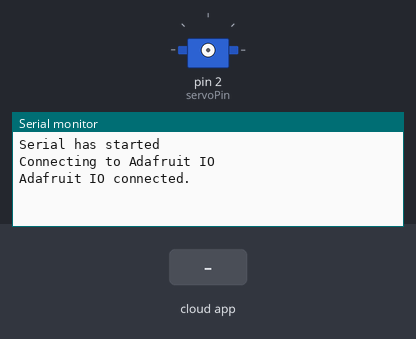
Bench run of a sketch on a simulated Arduino Uno, built for the host (arithmetic inside an expression is 32-bit, double 64-bit). Shown: servo, the last lines printed to the serial monitor. The inputs (shaded band) are chosen by the test bench.

Above: at 2.7 s.
2.8 s: the phone or cloud app sets BedRoom.servo.button to 1
At 3.5 s:
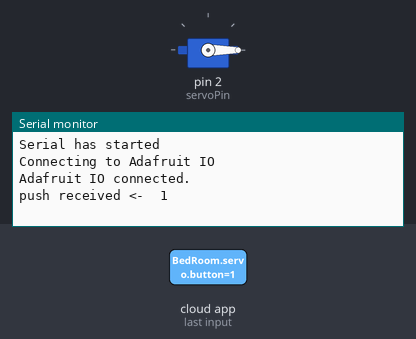
4.3 s: the phone or cloud app sets BedRoom.servo.button to 0
At 5.0 s:
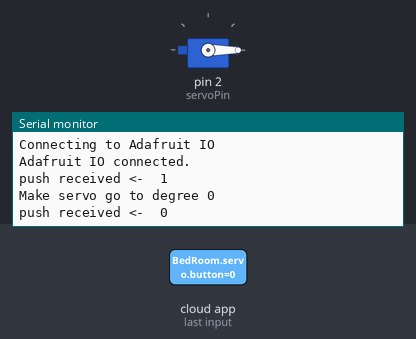

The sketch:

My_servo.ino
```cpp
// Include the Servo library
#include <Servo.h>
#include "config.h"

// Declare the Servo pin
int servoPin = 2; // D4

// Create a servo object
Servo Servo1;
int servoRotationDegree = 180;

// adafruit
AdafruitIO_Feed *servoButtonFeed = io.feed("BedRoom.servo.button");
AdafruitIO_Feed *servoDegreeFeed = io.feed("BedRoom.servo.rotationDegree");

void setup() {

  //Initialize serial and wait for port to open:
  Serial.begin(115200);
  while (!Serial);
  Serial.println("Serial has started");

  // We need to attach the servo to the used pin number
//  Servo1.attach(servoPin);  WE WILL ATTACH IT LATER

  // wait for a connection

  Serial.print("Connecting to Adafruit IO");
  io.connect();
  while (io.status() < AIO_CONNECTED) {
    Serial.print(".");
    delay(500);
  }
  Serial.println();
  Serial.println(io.statusText());

  // set up a message handler for the 'sharedFeed' feed.
  // the handleMessage function (defined below)
  // will be called whenever a message is
  // received from adafruit io.
  servoButtonFeed->onMessage(handleMessage);
  servoButtonFeed->get();

  servoDegreeFeed->onMessage(handleDegree);
  servoDegreeFeed->get();
}

void loop() {
  // io.run(); is required for all sketches.
  // it should always be present at the top of your loop
  // function. it keeps the client connected to
  // io.adafruit.com, and processes any incoming data.
  io.run();

  delay(2); // to avoid throtling on adafruit

}

void testServo() {
  // Make servo go to 0 degrees
  Servo1.write(0);
  delay(1000);
  Serial.println("Make servo go to 0 degrees");

  // Make servo go to 90 degrees
  Servo1.write(90);
  delay(1000);
  Serial.println("Make servo go to 90 degrees");

  // Make servo go to 180 degrees
  Servo1.write(180);
  delay(1000);
  Serial.println(" Make servo go to 180 degrees");
}

void rotateServo(int degree) {
  Servo1.attach(servoPin);
  Servo1.write(degree);
  delay(1000);
  Serial.print("Make servo go to degree ");
  Serial.println(degree);
  Servo1.detach();
}

// this function is called whenever an 'sharedFeed' feed message
// is received from Adafruit IO. it was attached to
// the 'digital' feed in the setup() function above.
void handleMessage(AdafruitIO_Data *data) {

  Serial.print("push received <-  ");
  int push = data->toInt();
  Serial.println(push);

  if (push == 1) {
    rotateServo(180 - servoRotationDegree);
//    rotateServo(0);
  }
}

void handleDegree(AdafruitIO_Data *data) {

  Serial.print("degree received <-  ");
  servoRotationDegree = data->toInt();
  Serial.println(servoRotationDegree);
}
```

config.h
```cpp
/************************ Adafruit IO Config *******************************/

// visit io.adafruit.com if you need to create an account,
// or if you need your Adafruit IO key.
#define IO_USERNAME "sw1ch"
#define IO_KEY "aio_fXTa76duljL1eyxVxHziPqdZS5dX"

/******************************* WIFI **************************************/

// the AdafruitIO_WiFi client will work with the following boards:
//   - HUZZAH ESP8266 Breakout -> https://www.adafruit.com/products/2471
//   - Feather HUZZAH ESP8266 -> https://www.adafruit.com/products/2821
//   - Feather HUZZAH ESP32 -> https://www.adafruit.com/product/3405
//   - Feather M0 WiFi -> https://www.adafruit.com/products/3010
//   - Feather WICED -> https://www.adafruit.com/products/3056
//   - Adafruit PyPortal -> https://www.adafruit.com/product/4116
//   - Adafruit Metro M4 Express AirLift Lite ->
//   https://www.adafruit.com/product/4000
//   - Adafruit AirLift Breakout -> https://www.adafruit.com/product/4201
//   - Adafruit AirLift Shield -> https://www.adafruit.com/product/4285
//   - Adafruit AirLift FeatherWing -> https://www.adafruit.com/product/4264

#define WIFI_SSID "ALHN-1200"
#define WIFI_PASS "8812742343"

// uncomment the following line if you are using airlift
// #define USE_AIRLIFT

// uncomment the following line if you are using winc1500
// #define USE_WINC1500

// comment out the following lines if you are using fona or ethernet
#include "AdafruitIO_WiFi.h"

#if defined(USE_AIRLIFT) || defined(ADAFRUIT_METRO_M4_AIRLIFT_LITE) ||         \
    defined(ADAFRUIT_PYPORTAL)
// Configure the pins used for the ESP32 connection
#if !defined(SPIWIFI_SS) // if the wifi definition isnt in the board variant
// Don't change the names of these #define's! they match the variant ones
#define SPIWIFI SPI
#define SPIWIFI_SS 10 // Chip select pin
#define NINA_ACK 9    // a.k.a BUSY or READY pin
#define NINA_RESETN 6 // Reset pin
#define NINA_GPIO0 -1 // Not connected
#endif
AdafruitIO_WiFi io(IO_USERNAME, IO_KEY, WIFI_SSID, WIFI_PASS, SPIWIFI_SS,
                   NINA_ACK, NINA_RESETN, NINA_GPIO0, &SPIWIFI);
#else
AdafruitIO_WiFi io(IO_USERNAME, IO_KEY, WIFI_SSID, WIFI_PASS);
#endif
/******************************* FONA **************************************/

// the AdafruitIO_FONA client will work with the following boards:
//   - Feather 32u4 FONA -> https://www.adafruit.com/product/3027

// uncomment the following two lines for 32u4 FONA,
// and comment out the AdafruitIO_WiFi client in the WIFI section
// #include "AdafruitIO_FONA.h"
// AdafruitIO_FONA io(IO_USERNAME, IO_KEY);

/**************************** ETHERNET ************************************/

// the AdafruitIO_Ethernet client will work with the following boards:
//   - Ethernet FeatherWing -> https://www.adafruit.com/products/3201

// uncomment the following two lines for ethernet,
// and comment out the AdafruitIO_WiFi client in the WIFI section
// #include "AdafruitIO_Ethernet.h"
// AdafruitIO_Ethernet io(IO_USERNAME, IO_KEY);
```

Measured:
- after the input at 2.8 s, the serial monitor: prints a new line at once (image 1)
- after the input at 4.3 s, the serial monitor: prints a new line at once (image 2)
